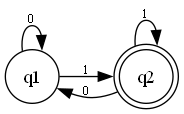

Here is the Python script that generated this plot:
import networkx as nx
from matplotlib import pyplot as plt
from networkx.drawing.nx_agraph import to_agraph

def crearGrafo(estados, alfabeto, matriz, q0, aceptados):
    G = nx.MultiDiGraph(directed=True)
    
    for estado in estados:
        if estado in aceptados:
            G.add_node(estado, shape="doublecircle") 
        else:
            G.add_node(estado, shape="circle")  

    for i, linea in enumerate(matriz):
        lista_linea = linea.split(' ')
        for j, elemento in enumerate(lista_linea):
            G.add_edge(estados[i], elemento, label = alfabeto[j])

    return G 

def graficar(G):
    A = to_agraph(G)

    A.graph_attr['rankdir'] = 'LR'  
    A.node_attr['shape'] = 'circle' 
    A.edge_attr['fontsize'] = 10  

    for u, v, d in G.edges(data=True):
        A.get_edge(u, v).attr['label'] = d['label']

    A.draw('grafo.png', format='png', prog='dot')

    img = plt.imread('grafo.png')
    plt.imshow(img)
    plt.axis('off')
    plt.show()
